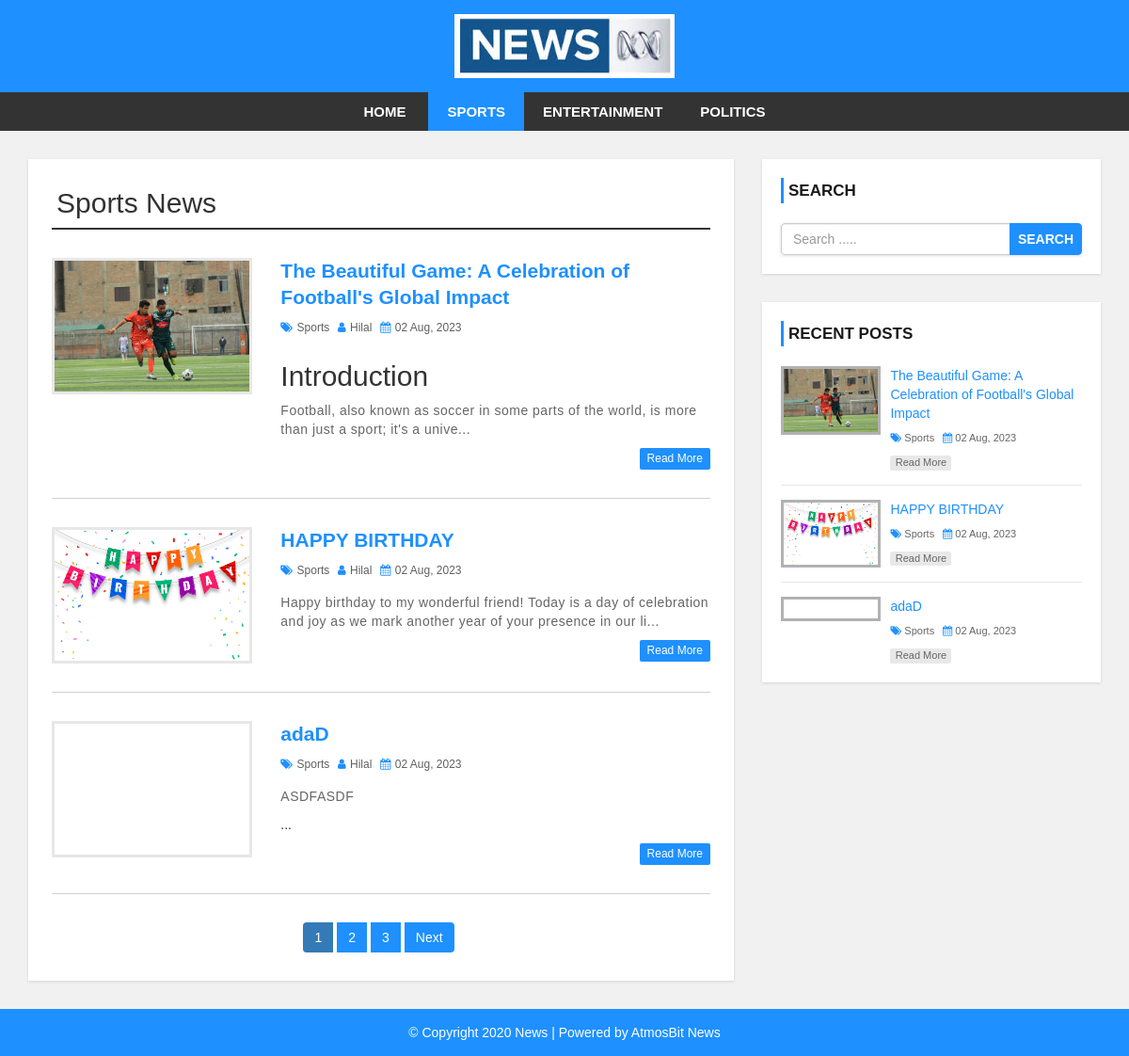
Page /category.php?cid=34 on the committed database.
### tables this page shows
CREATE TABLE `settings` (
  `id` int(11) NOT NULL,
  `websitename` varchar(60) NOT NULL,
  `logo` varchar(50) NOT NULL,
  `footerdesc` varchar(255) NOT NULL
);

CREATE TABLE `category` (
  `category_id` int(11) NOT NULL,
  `category_name` varchar(100) NOT NULL,
  `post` int(11) NOT NULL DEFAULT 0
);

CREATE TABLE `post` (
  `post_id` int(11) NOT NULL,
  `title` varchar(100) NOT NULL,
  `description` text NOT NULL,
  `category` varchar(100) NOT NULL,
  `post_date` varchar(50) NOT NULL,
  `author` int(11) NOT NULL,
  `post_img` varchar(100) NOT NULL
);

CREATE TABLE `user` (
  `user_id` int(10) UNSIGNED NOT NULL,
  `first_name` varchar(30) NOT NULL,
  `last_name` varchar(30) NOT NULL,
  `username` varchar(30) DEFAULT NULL,
  `password` varchar(40) DEFAULT NULL,
  `role` int(11) NOT NULL
);

### config.php (called while the page is built, shortened)
<?php
$hostname = "http://localhost/github/news-site";
?>

### category.php (the view, shortened to what this page needs)
<?php include 'header.php'; ?>
    <div id="main-content">
      <div class="container">
        <div class="row">
            <div class="col-md-8">
                <div class="post-container">
                  <?php
                  include "config.php";
                  if(isset($_GET['cid'])){
                    $cat_id = $_GET['cid'];
                    $sql1 = "SELECT * FROM category WHERE category_id = {$cat_id}";
                    $result1 = mysqli_query($conn, $sql1) or die("Query Failed.");
                    $row1 = mysqli_fetch_assoc($result1);
                  ?>
                  <h2 class="page-heading"><?php echo $row1['category_name']; ?> News</h2>
                  <?php
                    $limit = 3;
                    if(isset($_GET['page'])){
                      $page = $_GET['page'];
                    }else{
                      $page = 1;
                    }
                    $offset = ($page - 1) * $limit;
                    $sql = "SELECT post.post_id, post.title, post.description,post.post_date,post.author,
                    category.category_name,user.username,post.category,post.post_img FROM post
                    LEFT JOIN category ON post.category = category.category_id
                    LEFT JOIN user ON post.author = user.user_id
                    WHERE post.category = {$cat_id}
                    ORDER BY post.post_id DESC LIMIT {$offset},{$limit}";
                    $result = mysqli_query($conn, $sql) or die("Query Failed.");
                    if(mysqli_num_rows($result) > 0){
                      while($row = mysqli_fetch_assoc($result)) {
                  ?>
                    <div class="post-content">
                        <div class="row">
                            <div class="col-md-4">
                              <a class="post-img" href="single.php?id=<?php echo $row['post_id']; ?>"><img src="admin/upload/<?php echo $row['post_img']; ?>" alt=""/></a>
                            </div>
                            <div class="col-md-8">
                              <div class="inner-content clearfix">
                                  <h3><a href='single.php?id=<?php echo $row['post_id']; ?>'><?php echo $row['title']; ?></a></h3>
                                  <div class="post-information">
                                      <span>
                                          <i class="fa fa-tags" aria-hidden="true"></i>
                                          <a href='category.php?cid=<?php echo $row['category']; ?>'><?php echo $row['category_name']; ?></a>
                                      </span>
                                      <span>
                                          <i class="fa fa-user" aria-hidden="true"></i>
                                          <a href='author.php?aid=<?php echo $row['author']; ?>'><?php echo $row['username']; ?></a>
                                      </span>
                                      <span>
                                          <i class="fa fa-calendar" aria-hidden="true"></i>
                                          <?php echo $row['post_date']; ?>
                                      </span>
                                  </div>
                                  <p class="description">
                                      <?php echo substr($row['description'],0,130) . "..."; ?>
                                  </p>
                                  <a class='read-more pull-right' href='single.php?id=<?php echo $row['post_id']; ?>'>read more</a>
                              </div>
                            </div>
                        </div>
                    </div>
                    <?php
                      }
                    }else{
                      echo "<h2>No Record Found.</h2>";
                    }
                    if(mysqli_num_rows($result1) > 0){
                      $total_records = $row1['post'];
                      $total_page = ceil($total_records / $limit);
                      echo '<ul class="pagination admin-pagination">';
                      for($i = 1; $i <= $total_page; $i++){
                        if($i == $page){
                          $active = "active";
                        }else{
                          $active = "";
                        }
                        echo '<li class="'.$active.'"><a href="category.php?cid='.$cat_id .'&page='.$i.'">'.$i.'</a></li>';
                      }
                      if($total_page > $page){
                        echo '<li><a href="category.php?cid='.$cat_id .'&page='.($page + 1).'">Next</a></li>';
                      }
                      echo '</ul>';
                    }
                  }else{
                    echo "<h2>No Record Found.</h2>";
                  }
                    ?>
                </div>
            </div>
            <?php include 'sidebar.php'; ?>
        </div>
      </div>
    </div>
<?php include 'footer.php'; ?>

### header.php (shortened to what this page needs)
<?php
  include "config.php";
?>
<!DOCTYPE html>
<html lang="en">
<head>
    <link rel="stylesheet" href="css/bootstrap.min.css" />
    <link rel="stylesheet" href="css/font-awesome.css">
    <link rel="stylesheet" href="css/style.css">
</head>
<body>
<div id="header">
    <div class="container">
        <div class="row">
            <div class=" col-md-offset-4 col-md-4">
              <?php
                include "config.php";
                $sql = "SELECT * FROM settings";
                $result = mysqli_query($conn, $sql) or die("Query Failed.");
                if(mysqli_num_rows($result) > 0){
                  while($row = mysqli_fetch_assoc($result)) {
                    if($row['logo'] == ""){
                      echo '<a href="index.php"><h1>'.$row['websitename'].'</h1></a>';
                    }else{
                      echo '<a href="index.php" id="logo"><img src="admin/images/'. $row['logo'] .'"></a>';
                    }
                  }
                }
                ?>
            </div>
        </div>
    </div>
</div>
<div id="menu-bar">
    <div class="container">
        <div class="row">
            <div class="col-md-12">
              <?php
                include "config.php";
                if(isset($_GET['cid'])){
                  $cat_id = $_GET['cid'];
                }
                $sql = "SELECT * FROM category WHERE post > 0";
                $result = mysqli_query($conn, $sql) or die("Query Failed. : Category");
                if(mysqli_num_rows($result) > 0){
                  $active = "";
              ?>
                <ul class='menu'>
                  <li><a href='<?php echo $hostname; ?>'>Home</a></li>
                  <?php while($row = mysqli_fetch_assoc($result)) {
                    if(isset($_GET['cid'])){
                      if($row['category_id'] == $cat_id){
                        $active = "active";
                      }else{
                        $active = "";
                      }
                    }
                    echo "<li><a class='{$active}' href='category.php?cid={$row['category_id']}'>{$row['category_name']}</a></li>";
                  } ?>
                </ul>
                <?php } ?>
            </div>
        </div>
    </div>
</div>

### sidebar.php
<div id="sidebar" class="col-md-4">
    <div class="search-box-container">
        <h4>Search</h4>
        <form class="search-post" action="search.php" method ="GET">
            <div class="input-group">
                <input type="text" name="search" class="form-control" placeholder="Search .....">
                <span class="input-group-btn">
                    <button type="submit" class="btn btn-danger">Search</button>
                </span>
            </div>
        </form>
    </div>
    <div class="recent-post-container">
        <h4>Recent Posts</h4>
        <?php
        include "config.php";
        $limit = 3;
        $sql = "SELECT post.post_id, post.title, post.post_date,
        category.category_name,post.category,post.post_img FROM post
        LEFT JOIN category ON post.category = category.category_id
        ORDER BY post.post_id DESC LIMIT {$limit}";
        $result = mysqli_query($conn, $sql) or die("Query Failed. : Recent Post");
        if(mysqli_num_rows($result) > 0){
          while($row = mysqli_fetch_assoc($result)) {
      ?>
        <div class="recent-post">
            <a class="post-img" href="single.php?id=<?php echo $row['post_id']; ?>">
                <img src="admin/upload/<?php echo $row['post_img']; ?>" alt=""/>
            </a>
            <div class="post-content">
                <h5><a href="single.php?id=<?php echo $row['post_id']; ?>"><?php echo $row['title']; ?></a></h5>
                <span>
                    <i class="fa fa-tags" aria-hidden="true"></i>
                    <a href='category.php?cid=<?php echo $row['category']; ?>'><?php echo $row['category_name']; ?></a>
                </span>
                <span>
                    <i class="fa fa-calendar" aria-hidden="true"></i>
                    <?php echo $row['post_date']; ?>
                </span>
                <a class="read-more" href="single.php?id=<?php echo $row['post_id']; ?>">read more</a>
            </div>
        </div>
    <?php
      }
    }
    ?>
    </div>
</div>

### footer.php
<div id ="footer">
    <div class="container">
        <div class="row">
            <div class="col-md-12">
              <?php
                include "config.php";
                $sql = "SELECT * FROM settings";
                $result = mysqli_query($conn, $sql) or die("Query Failed.");
                if(mysqli_num_rows($result) > 0){
                  while($row = mysqli_fetch_assoc($result)) {
              ?>
                <span><?php echo $row['footerdesc']; ?></span>
              <?php
                }
              }
              ?>
            </div>
        </div>
    </div>
</div>
</body>
</html>

### css/style.css (style rules this page uses)
body { background: #f1f1f1; font-family: sans-serif,arial,Helvetica; }
a, a:hover, a:focus { text-decoration: none; outline: none; }
ul { margin:0; padding:0; list-style:none; }
h2.page-heading { margin: 5px 0 30px; padding: 0 5px 10px; border-bottom: 2px solid #333; }
form { background: #fff; padding: 25px; box-shadow:0 1px 3px rgba(0, 0, 0, 0.13); }
#header { background: #1e90ff; text-align: center; padding: 15px; }
#logo { display: inline-block; width: 65%; }
#logo img { width: 100%; }
#menu-bar { background: #333; text-align: center; }
#menu-bar .menu > li { display: inline-block; }
.menu > li > a { padding: 10px 20px; display: block; text-transform: uppercase; color: #fff; font-size: 15px; font-weight:600; transition:all 0.5s ease 0s; }
#menu-bar .menu > li > a:hover, #menu-bar .menu > li > a.active { color:#fff; background:#1e90ff; }
#main-content { padding: 30px 0; min-height: 750px; }
#main-content .post-container { background-color: #fff; padding: 25px; box-shadow: 0 1px 3px rgba(0, 0, 0, 0.13); }
#main-content .post-content { border-bottom: 1px solid #d1d1d1; padding: 0 0 30px; margin-bottom:30px; }
#main-content .post-content img { width: 100%; }
#main-content .post-content .post-img { border: 3px solid #e7e7e7; display: block; height: 145px; overflow: hidden; transition: border .3s; }
#main-content .post-content h3 { font-size: 21px; line-height: 28px; font-weight: 600; margin: 0 0 7px; }
#main-content .post-content h3 a { color: #1e90ff; transition:all 0.3s; }
#main-content .post-content .post-information span { color: #606060; font-size: 12px; text-transform: capitalize; margin: 0 5px 5px 0; display: inline-block; }
#main-content .post-content .post-information i { color: #1e90ff; margin-right: 1px; }
#main-content .post-content .post-information a { color: #606060; text-decoration: none; }
#main-content .post-content p, #main-content .single-post p { color: #666; font-size: 14px; letter-spacing: 0.5px; margin:0 0 10px; }
#main-content .post-content a.read-more { color: #fff; background-color: #1E90FF; font-size: 12px; text-transform: capitalize; padding: 3px 8px; border-radius: 2px; transition: all 0.3s; }
.pagination { display: block; text-align: center; margin: 0; }
.pagination li { display:inline-block; margin: 0 5px 0 0; }
.pagination li a { border: none; background: #1e90ff; color: #fff; }
i.fa { color:#222; }
#sidebar h4 { color: #1A1A1A; font-size: 17px; line-height: 27px; font-weight:600; text-transform: uppercase; padding: 0 0 0 5px; margin: 0 0 21px; border-left: 3px solid #1e90ff; }
#sidebar .search-box-container { background-color: #fff; padding: 20px; margin: 0 0 30px; box-shadow: 0 1px 3px rgba(0, 0, 0, 0.13); }
#sidebar .search-post { padding: 0; }
#sidebar .search-post input { color: #606060; }
#sidebar .search-post .btn { font-weight: 600; text-transform: uppercase; padding: 6px 8px; background-color: #1E90FF; border-color: #1E90FF; outline: none; }
#sidebar .recent-post-container { padding: 20px; background: #fff; box-shadow: 0 1px 3px rgba(0, 0, 0, 0.13); }
#sidebar .recent-post { border-bottom: 1px solid #e7e7e7; padding: 0 0 15px; margin: 0 0 15px; }
#sidebar .recent-post:last-child { margin: 0; padding: 0; border: none; }
#sidebar .recent-post .post-img { display: inline-block; width: 33%; border: 3px solid rgba(0,0,0,0.3); vertical-align: top; transition: border .3s; }
#sidebar .recent-post .post-img img { width: 100%; }
#sidebar .recent-post .post-content { width: 65%; display: inline-block; border: none; padding: 0 0 0 7px; margin: 0; }
#sidebar .recent-post h5 { font-size: 14px; line-height: 20px; margin: 0 0 5px; }
#sidebar .recent-post h5 a { color: #1E90FF; }
#sidebar .recent-post span { color: #666; font-size: 11px; display: inline-block; margin: 0 5px 10px 0; }
#sidebar .recent-post span a { color: #666; }
#sidebar .recent-post span i { color: #1E90FF; }
#sidebar .recent-post a.read-more { color: #666; background-color: rgba(0,0,0,0.09); width: 65px; font-size: 11px; text-align: center; padding: 0; display: block; transition: all 0.3s; }
#footer { color: #fff; padding:15px 0; text-align:center; background-color:#1e90ff; }
#footer a { color:#fff; }

### rows in the picture
settings: logo (picture), footerdesc "© Copyright 2020 News | Powered by AtmosBit News"
category: category_name "SPORTS", category_name "Sports"
category: category_name "ENTERTAINMENT"
category: category_name "POLITICS"
post: post_img (picture), title "The Beautiful Game: A Celebration of Football's Global Impact", category.category_name "Sports", user.username "Hilal", post_date "02 Aug, 2023", description "Introduction Football, also known as soccer in some parts of the world, is more than just a sport; it's a unive"
post: post_img (picture), title "HAPPY BIRTHDAY", category.category_name "Sports", user.username "Hilal", post_date "02 Aug, 2023", description "Happy birthday to my wonderful friend! Today is a day of celebration and joy as we mark another year of your presence in our li"
post: title "adaD", category.category_name "Sports", user.username "Hilal", post_date "02 Aug, 2023", description "ASDFASDF"
